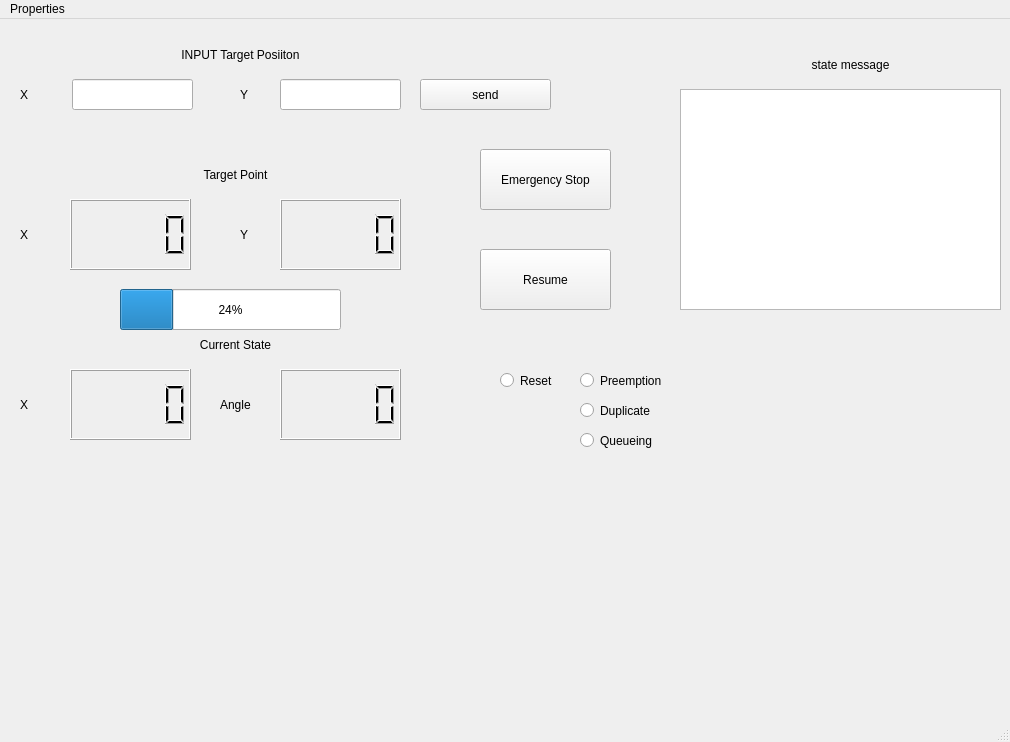
<?xml version="1.0" encoding="UTF-8"?>
<ui version="4.0">
 <class>MainWindow</class>
 <widget class="QMainWindow" name="MainWindow">
  <property name="geometry">
   <rect>
    <x>0</x>
    <y>0</y>
    <width>1010</width>
    <height>742</height>
   </rect>
  </property>
  <property name="windowTitle">
   <string>MainWindow</string>
  </property>
  <widget class="QWidget" name="centralwidget">
   <widget class="QLCDNumber" name="lcd_cx">
    <property name="geometry">
     <rect>
      <x>70</x>
      <y>350</y>
      <width>121</width>
      <height>71</height>
     </rect>
    </property>
   </widget>
   <widget class="QLCDNumber" name="lcd_cy">
    <property name="geometry">
     <rect>
      <x>280</x>
      <y>350</y>
      <width>121</width>
      <height>71</height>
     </rect>
    </property>
   </widget>
   <widget class="QLabel" name="label">
    <property name="geometry">
     <rect>
      <x>180</x>
      <y>310</y>
      <width>111</width>
      <height>31</height>
     </rect>
    </property>
    <property name="text">
     <string>Current State</string>
    </property>
    <property name="alignment">
     <set>Qt::AlignCenter</set>
    </property>
   </widget>
   <widget class="QProgressBar" name="prb">
    <property name="geometry">
     <rect>
      <x>120</x>
      <y>270</y>
      <width>221</width>
      <height>41</height>
     </rect>
    </property>
    <property name="value">
     <number>24</number>
    </property>
   </widget>
   <widget class="QLineEdit" name="le_x">
    <property name="geometry">
     <rect>
      <x>72</x>
      <y>60</y>
      <width>121</width>
      <height>31</height>
     </rect>
    </property>
   </widget>
   <widget class="QLineEdit" name="le_y">
    <property name="geometry">
     <rect>
      <x>280</x>
      <y>60</y>
      <width>121</width>
      <height>31</height>
     </rect>
    </property>
   </widget>
   <widget class="QLabel" name="label_2">
    <property name="geometry">
     <rect>
      <x>130</x>
      <y>20</y>
      <width>221</width>
      <height>31</height>
     </rect>
    </property>
    <property name="text">
     <string>INPUT Target Posiiton</string>
    </property>
    <property name="alignment">
     <set>Qt::AlignCenter</set>
    </property>
   </widget>
   <widget class="QLabel" name="label_3">
    <property name="geometry">
     <rect>
      <x>20</x>
      <y>350</y>
      <width>41</width>
      <height>71</height>
     </rect>
    </property>
    <property name="text">
     <string>X</string>
    </property>
   </widget>
   <widget class="QLabel" name="label_4">
    <property name="geometry">
     <rect>
      <x>220</x>
      <y>350</y>
      <width>41</width>
      <height>71</height>
     </rect>
    </property>
    <property name="text">
     <string>Angle</string>
    </property>
   </widget>
   <widget class="QLabel" name="label_5">
    <property name="geometry">
     <rect>
      <x>240</x>
      <y>180</y>
      <width>41</width>
      <height>71</height>
     </rect>
    </property>
    <property name="text">
     <string>Y</string>
    </property>
   </widget>
   <widget class="QLabel" name="label_6">
    <property name="geometry">
     <rect>
      <x>20</x>
      <y>180</y>
      <width>41</width>
      <height>71</height>
     </rect>
    </property>
    <property name="text">
     <string>X</string>
    </property>
   </widget>
   <widget class="QLabel" name="label_7">
    <property name="geometry">
     <rect>
      <x>180</x>
      <y>140</y>
      <width>111</width>
      <height>31</height>
     </rect>
    </property>
    <property name="text">
     <string>Target Point</string>
    </property>
    <property name="alignment">
     <set>Qt::AlignCenter</set>
    </property>
   </widget>
   <widget class="QLCDNumber" name="lcd_tx">
    <property name="geometry">
     <rect>
      <x>70</x>
      <y>180</y>
      <width>121</width>
      <height>71</height>
     </rect>
    </property>
   </widget>
   <widget class="QLCDNumber" name="lcd_ty">
    <property name="geometry">
     <rect>
      <x>280</x>
      <y>180</y>
      <width>121</width>
      <height>71</height>
     </rect>
    </property>
   </widget>
   <widget class="QLabel" name="label_8">
    <property name="geometry">
     <rect>
      <x>20</x>
      <y>40</y>
      <width>41</width>
      <height>71</height>
     </rect>
    </property>
    <property name="text">
     <string>X</string>
    </property>
   </widget>
   <widget class="QLabel" name="label_9">
    <property name="geometry">
     <rect>
      <x>240</x>
      <y>40</y>
      <width>41</width>
      <height>71</height>
     </rect>
    </property>
    <property name="text">
     <string>Y</string>
    </property>
   </widget>
   <widget class="QRadioButton" name="rbn_res">
    <property name="geometry">
     <rect>
      <x>500</x>
      <y>350</y>
      <width>112</width>
      <height>23</height>
     </rect>
    </property>
    <property name="text">
     <string>Reset</string>
    </property>
   </widget>
   <widget class="QRadioButton" name="rbn_pre">
    <property name="geometry">
     <rect>
      <x>580</x>
      <y>350</y>
      <width>112</width>
      <height>23</height>
     </rect>
    </property>
    <property name="text">
     <string>Preemption</string>
    </property>
   </widget>
   <widget class="QRadioButton" name="rbn_du">
    <property name="geometry">
     <rect>
      <x>580</x>
      <y>380</y>
      <width>112</width>
      <height>23</height>
     </rect>
    </property>
    <property name="text">
     <string>Duplicate</string>
    </property>
   </widget>
   <widget class="QRadioButton" name="rbn_qu">
    <property name="geometry">
     <rect>
      <x>580</x>
      <y>410</y>
      <width>112</width>
      <height>23</height>
     </rect>
    </property>
    <property name="text">
     <string>Queueing</string>
    </property>
   </widget>
   <widget class="QPushButton" name="btn_emg">
    <property name="geometry">
     <rect>
      <x>480</x>
      <y>130</y>
      <width>131</width>
      <height>61</height>
     </rect>
    </property>
    <property name="text">
     <string>Emergency Stop</string>
    </property>
   </widget>
   <widget class="QPushButton" name="btn_re">
    <property name="geometry">
     <rect>
      <x>480</x>
      <y>230</y>
      <width>131</width>
      <height>61</height>
     </rect>
    </property>
    <property name="text">
     <string>Resume</string>
    </property>
   </widget>
   <widget class="QwtPlot" name="qt_plot">
    <property name="geometry">
     <rect>
      <x>40</x>
      <y>440</y>
      <width>651</width>
      <height>200</height>
     </rect>
    </property>
   </widget>
   <widget class="QTextBrowser" name="tb_error">
    <property name="geometry">
     <rect>
      <x>680</x>
      <y>70</y>
      <width>321</width>
      <height>221</height>
     </rect>
    </property>
   </widget>
   <widget class="QLabel" name="label_10">
    <property name="geometry">
     <rect>
      <x>790</x>
      <y>30</y>
      <width>121</width>
      <height>31</height>
     </rect>
    </property>
    <property name="text">
     <string>state message</string>
    </property>
    <property name="alignment">
     <set>Qt::AlignCenter</set>
    </property>
   </widget>
   <widget class="QPushButton" name="btn_send">
    <property name="geometry">
     <rect>
      <x>420</x>
      <y>60</y>
      <width>131</width>
      <height>31</height>
     </rect>
    </property>
    <property name="text">
     <string>send</string>
    </property>
   </widget>
  </widget>
  <widget class="QMenuBar" name="menubar">
   <property name="geometry">
    <rect>
     <x>0</x>
     <y>0</y>
     <width>1010</width>
     <height>28</height>
    </rect>
   </property>
   <widget class="QMenu" name="menuProperties">
    <property name="title">
     <string>Properties</string>
    </property>
   </widget>
   <addaction name="menuProperties"/>
  </widget>
  <widget class="QStatusBar" name="statusbar"/>
 </widget>
 <customwidgets>
  <customwidget>
   <class>QwtPlot</class>
   <extends>QFrame</extends>
   <header>qwt_plot.h</header>
  </customwidget>
 </customwidgets>
 <resources/>
 <connections/>
</ui>
